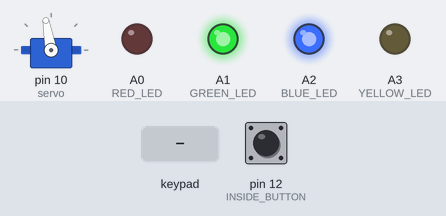
Bench run of a sketch on a simulated Arduino Uno, built with avr-gcc and run on an emulated ATmega328P. Parts: servo, output pins drawn as LEDs (lit = HIGH). The inputs (shaded band) are chosen by the test bench; at power-on: pin 12 (INSIDE_BUTTON) HIGH.

Above: at 1.2 s.
1.3 s: pin 12 (INSIDE_BUTTON) pulled LOW for 0.15 s
At 1.6 s:
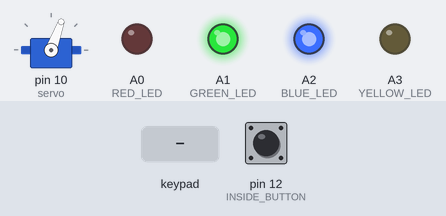
2.9 s: key 'D' pressed
At 4.1 s:
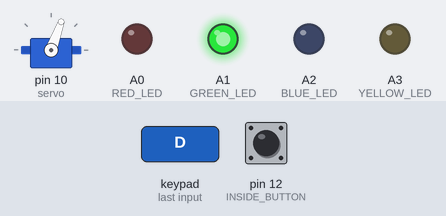
4.4 s: keypad keys 2 3 4 5 A pressed 0.4 s apart
At 6.5 s:
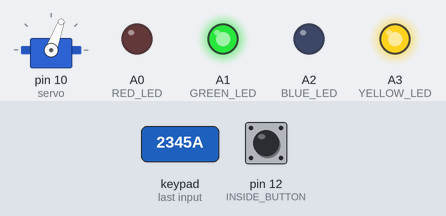
7.9 s: pin 12 (INSIDE_BUTTON) pulled LOW for 1 s
At 9.0 s:
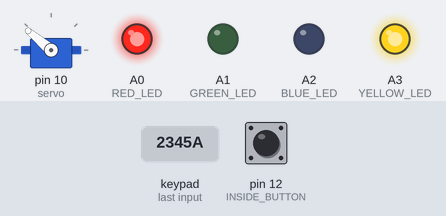
10.4 s: keypad keys 2 3 4 5 D pressed 0.4 s apart
At 14.7 s:
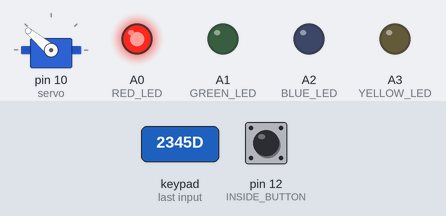
14.9 s: pin 12 (INSIDE_BUTTON) pulled LOW for 3.2 s
At 15.5 s:
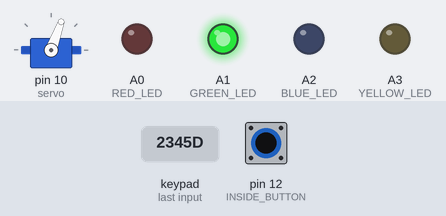
Timing chart, 0 to 17.9 s (numbered marks = the images above; inputs shaded):
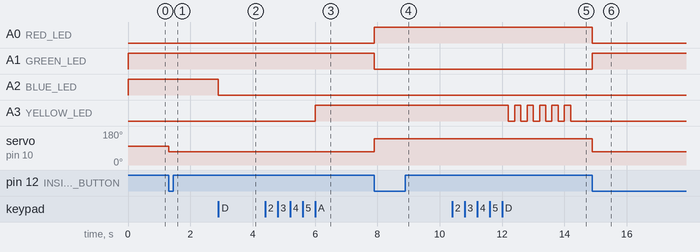

The sketch:

schlossinator.ino
```cpp
/************************************************************************************************************************************
*     @file:       schlossinator.ino
*     @author:     Berk Can Ulubas
*     @date:       18.06.2026
*     @brief:      This programm controlls an servo motor for an doorlock.
*                 The 4x4 membrane keypad is used to switch modes and transfer the password.
*
*************************************************************************************************************************************
*/
#include <Keypad.h>
#include <Servo.h>

#define ROWS 4
#define COLS 4
#define RED_LED A0
#define GREEN_LED A1
#define BLUE_LED A2
#define YELLOW_LED A3
#define INSIDE_BUTTON 12

enum LockState {
  UNLOCK,
  LOCK
};

enum InputMode {
  UNUSED,
  RESET_PASSWORD,
  CHECK_PASSWORD
};

enum Action {
  NONE,
  TRY_UNLOCK,
  TRY_LOCK,
  TRY_RESET_PASSWORD,
  RESETTING_NOW
};

LockState lock_state;
InputMode input_mode;
Action action;
Servo servo;
char password[10];
int last_button = LOW;
char input[10];
int input_index = 0;
int password_index = 0;
bool check_failed = false;
unsigned long last_press_time = 0;
const unsigned long debounce_time = 500;
bool input_full_flag = false;

char keys[ROWS][COLS] = {
  { 'D', 'C', 'B', 'A' },
  { '#', '9', '6', '3' },
  { '0', '8', '5', '2' },
  { '*', '7', '4', '1' }
};

byte rowPins[ROWS] = { 2, 3, 4, 5 };
byte colPins[COLS] = { 6, 7, 8, 9 };

Keypad keypad = Keypad(makeKeymap(keys), rowPins, colPins, ROWS, COLS);

void setup() {
  pinMode(GREEN_LED, OUTPUT);
  pinMode(RED_LED, OUTPUT);
  pinMode(BLUE_LED, OUTPUT);
  pinMode(YELLOW_LED, OUTPUT);
  servo.attach(10);
  pinMode(INSIDE_BUTTON, INPUT_PULLUP);

  calibrate();
  lock_state = UNLOCK;
  input_mode = RESET_PASSWORD;
  action = RESETTING_NOW;
  digitalWrite(GREEN_LED, HIGH);
  digitalWrite(RED_LED, LOW);
  digitalWrite(YELLOW_LED, LOW);
  digitalWrite(BLUE_LED, HIGH);
  input[0] = '\0';
  password[0] = '\0';
  input_index = 0;
  password_index = 0;
}


/***************************************************************************************************************************************************************
*     brief:      super loop in which the next state is determined
*
****************************************************************************************************************************************************************
*/
void loop() {
  // 1. read input
  char key = keypad.getKey();
  bool inside_toggle = read_inside_button();


  //2.1 check if key is valid
  if (key != NO_KEY) {
    if (key == 'A' || key == 'B' || key == 'C') {  //2.2 if key is action change Action
      switch (key) {
        case 'A':
          action = TRY_UNLOCK;
          input_mode = CHECK_PASSWORD;
          break;
        case 'B':
          action = TRY_LOCK;
          input_mode = CHECK_PASSWORD;
          break;
        case 'C':
          action = TRY_RESET_PASSWORD;
          input_mode = CHECK_PASSWORD;
      }
    } else if (key >= '0' && key <= '9') {  // 3. if key is number change input_mode
      switch (input_mode) {
        case UNUSED:
          break;
        case CHECK_PASSWORD:
          input[input_index] = key;
          input_index++;
          if (input_index >= 9) {
            input_index = 9;
            input[9] = '\0';
            input_full_flag = true;
          }
          break;
        case RESET_PASSWORD:
          password[password_index] = key;
          password_index++;
          if (password_index >= 9) {
            password[9] = '\0';
            password_index = 9;
            input_full_flag = true;
          }
      }
    }
    if (key == 'D' || input_full_flag) {  // 4.1 if key is D change state
      input[input_index] = '\0';
      password[password_index] = '\0';
      input_full_flag = false;

      switch (action) {
        case NONE:
          break;
        case TRY_UNLOCK:
          if (compare_char_arrays(input, password)) {
            lock_state = UNLOCK;
            action = NONE;
            input_mode = UNUSED;
          } else {
            input_mode = UNUSED;
            check_failed = true;
            action = NONE;
          }
          break;
        case TRY_LOCK:
          if (compare_char_arrays(input, password)) {
            lock_state = LOCK;
            action = NONE;
            input_mode = UNUSED;
          } else {
            input_mode = UNUSED;
            check_failed = true;
            action = NONE;
          }
          break;
        case TRY_RESET_PASSWORD:
          if (compare_char_arrays(input, password)) {
            action = RESETTING_NOW;
            input_mode = RESET_PASSWORD;
            password_index = 0;
            password[0] = '\0';
          } else {
            input_mode = UNUSED;
            check_failed = true;
            action = NONE;
          }
          break;
        case RESETTING_NOW:
          action = NONE;
          input_mode = UNUSED;
      }

      //reset input
      input_index = 0;
      input[0] = '\0';
    }
  }


  // 4.2 change state based on inside_button
  if (inside_toggle && action != RESETTING_NOW) {
    if (lock_state == UNLOCK) {
      lock_state = LOCK;
    } else {
      lock_state = UNLOCK;
    }
  }

  // 5. output based on state and input_mode (LED, Servo)
  if (key != NO_KEY || inside_toggle) {
    switch (lock_state) {
      case UNLOCK:
        digitalWrite(GREEN_LED, HIGH);
        digitalWrite(RED_LED, LOW);
        servo.write(70);
        break;
      case LOCK:
        digitalWrite(RED_LED, HIGH);
        digitalWrite(GREEN_LED, LOW);
        servo.write(140);
    }

    switch (input_mode) {
      case UNUSED:
        digitalWrite(YELLOW_LED, LOW);
        digitalWrite(BLUE_LED, LOW);
        break;
      case RESET_PASSWORD:
        digitalWrite(BLUE_LED, HIGH);
        digitalWrite(YELLOW_LED, LOW);
        break;
      case CHECK_PASSWORD:
        digitalWrite(YELLOW_LED, HIGH);
        digitalWrite(BLUE_LED, LOW);
    }
    if (check_failed) {
      for (int i = 0; i < 6; i++) {
        digitalWrite(YELLOW_LED, HIGH);
        delay(200);
        digitalWrite(YELLOW_LED, LOW);
        delay(200);
      }
      check_failed = false;
    }
  }
}

/***************************************************************************************************************************************************************
*     @brief:       compares to char arrays (Strings) they must containt null-terminator at the end
*     @param:       char array1[] the one array that should be compared with array2
*     @param:       char array2[] the other array that should be compared with array1
*     @return:      true when both arrays have the same chars until the null-terminator
*
****************************************************************************************************************************************************************
*/
bool compare_char_arrays(char* string1, char* string2) {
  int i = 0;
  while (string1[i] != '\0' && string2[i] != '\0') {
    if (string1[i] != string2[i]) {
      return false;
    }
    i++;
  }
  return string1[i] == '\0' && string2[i] == '\0';
}

/***************************************************************************************************************************************************************
*     @brief:      positions the motor so that the cap would point downwards.
*
****************************************************************************************************************************************************************
*/
void calibrate() {
  servo.write(100);
}

/***************************************************************************************************************************************************************
*     @brief:      shows if the inside botton got pressed
*
****************************************************************************************************************************************************************
*/
bool read_inside_button() {
  int current_button = digitalRead(INSIDE_BUTTON);
  bool toggle = false;
  if (last_button == HIGH && current_button == LOW) {
    if (millis() - last_press_time > debounce_time) {
      toggle = true;
      last_press_time = millis();
    }
  }
  last_button = current_button;
  return toggle;
}
```

Measured:
- after the input at 1.3 s, servo on pin 10 (servo): 100° → 70° at once
- after the input at 2.9 s, A2 (BLUE_LED): HIGH → LOW at once
- after the input at 4.4 s, A3 (YELLOW_LED): LOW → HIGH after 1.6 s
- after the input at 7.9 s, A0 (RED_LED): LOW → HIGH at once; A1 (GREEN_LED): HIGH → LOW at once; servo on pin 10 (servo): 70° → 140° at once
- after the input at 10.4 s, A3 (YELLOW_LED): alternates HIGH for 0.20 s and LOW for 0.20 s, 11 changes in all, then stays LOW, starting after 1.8 s
- after the input at 14.9 s, A0 (RED_LED): HIGH → LOW at once; A1 (GREEN_LED): LOW → HIGH at once; servo on pin 10 (servo): 140° → 70° at once
